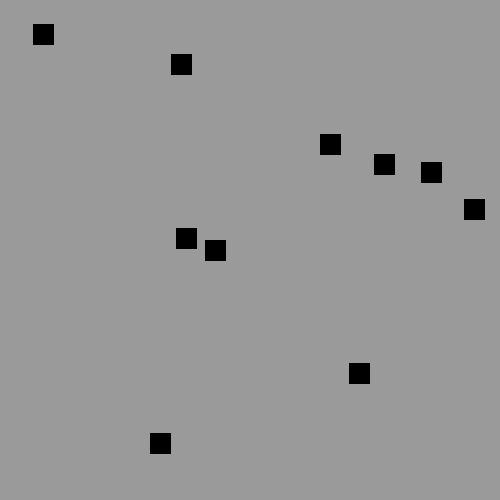
Frame 1 (no input)
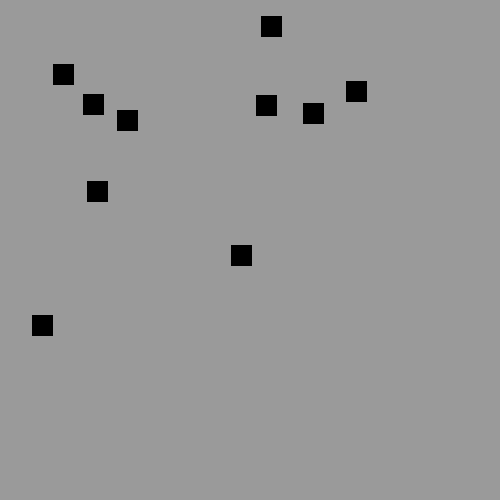
Frame 60 (the mouse pressed at the canvas centre just before this capture)
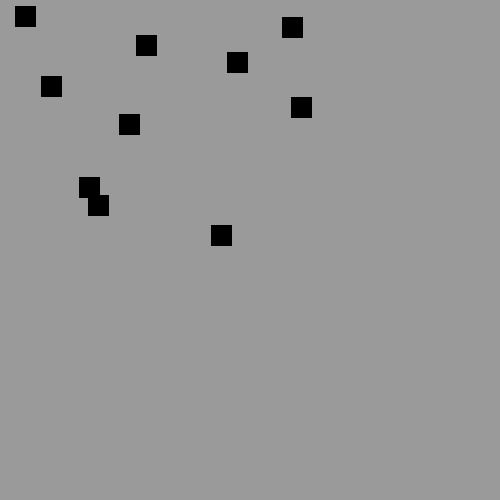
Frame 120 (the mouse held since frame 60 and released just before this capture)

The Processing sketch that drew these frames (run headless with seeded random() and noise(); from frame 60 on, the mouse is pressed at the canvas centre):

// Processing sketch: main
// ── main.pde
ArrayList<Rect> objects = new ArrayList<Rect>();

void setup(){
  size(500,500);
  for(int i = 0;i < 10;i++){
    objects.add(new Rect(int(random(10,width-10)),int(random(10,height-10)),20,20,int(random(-3,-1)),int(random(-3,-1))));   
  }
}


void draw(){
  background(154);
  for(int i = 0; i < objects.size();i++){
    objects.get(i).show();
    objects.get(i).move();
    objects.get(i).collisionBorder();
    objects.get(i).collisionEachOther();
  }
}
// ── Rect.pde
public class Rect{
  private int x;
  private int y;
  private int b;
  private int h;
  private float dx;
  private float dy;
  
  Rect(int x,int y,int b,int h,float dx,float dy){
    this.x = x;
    this.y = y;
    this.b = b;
    this.h = h;
    this.dx = dx;
    this.dy = dy;
  }
  
  public int aire(){return b * h;}
  
  public int peri(){return b*2 + h*2;}
  
  public void translateX(int dx){this.x += dx;}
  public void translateY(int dy){this.y += dy;}
  public void move(int dx,int dy){this.x += dx; this.y += dy;}
  
  public int getX(){return this.x;}
  public int getY(){return this.y;}
  public int getWidth(){return this.b;}
  public int getHeight(){return this.h;}
  public float getDX(){return this.dx;}
  public float getDY(){return this.dy;}
  
  public void setX(int x){this.x = x;}
  public void setY(int y){this.y = y;}
  public void setWidth(int b){this.b = b;}
  public void setHeight(int h){this.h = h;}
  public void setDX(float dx){this.dx = dx;}
  public void setDY(float dy){this.dy = dy;}
  
  public void show(){
    fill(0);
    rect(x,y,b,h);
  }
  
  public void move(){
    this.x += dx;
    this.y += dy;
  }
  
  public void collisionBorder(){
    if(getX() <= 0 || getX() + getWidth() >= width){
      this.dx = -this.dx;
    }
    if(getY() <= 0 || getY() + getHeight() >= height){
      this.dy = -this.dy;
    }
  }
  
  public void collisionEachOther(){
    for(int i = 0;i < objects.size();i++){
      if(this.getX() < objects.get(i).getX() &&
         this.getX() + this.getWidth() > objects.get(i).getX() &&
         this.getY() < objects.get(i).getY() + objects.get(i).getHeight() &&
         this.getHeight() + this.getY() > objects.get(i).getY()){
           this.setDX(-this.getDX());
           this.setDY(-this.getDY());
           objects.get(i).setDX(-objects.get(i).getDX());
           objects.get(i).setDY(-objects.get(i).getDY());
         }
    }
  }
}
